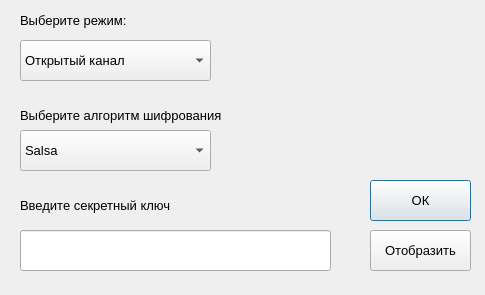
<?xml version="1.0" encoding="UTF-8"?>
<ui version="4.0">
 <class>Settings</class>
 <widget class="QDialog" name="Settings">
  <property name="geometry">
   <rect>
    <x>0</x>
    <y>0</y>
    <width>485</width>
    <height>295</height>
   </rect>
  </property>
  <property name="minimumSize">
   <size>
    <width>485</width>
    <height>295</height>
   </size>
  </property>
  <property name="maximumSize">
   <size>
    <width>485</width>
    <height>295</height>
   </size>
  </property>
  <property name="windowTitle">
   <string>Settings</string>
  </property>
  <widget class="QLabel" name="label_1">
   <property name="geometry">
    <rect>
     <x>20</x>
     <y>10</y>
     <width>151</width>
     <height>21</height>
    </rect>
   </property>
   <property name="font">
    <font>
     <pointsize>10</pointsize>
    </font>
   </property>
   <property name="text">
    <string>Выберите режим:</string>
   </property>
  </widget>
  <widget class="QComboBox" name="comboBox_1">
   <property name="geometry">
    <rect>
     <x>20</x>
     <y>40</y>
     <width>191</width>
     <height>41</height>
    </rect>
   </property>
   <property name="font">
    <font>
     <pointsize>10</pointsize>
    </font>
   </property>
   <item>
    <property name="text">
     <string>Открытый канал</string>
    </property>
   </item>
   <item>
    <property name="text">
     <string>Шифрованный канал</string>
    </property>
   </item>
  </widget>
  <widget class="QLabel" name="label_2">
   <property name="geometry">
    <rect>
     <x>20</x>
     <y>100</y>
     <width>231</width>
     <height>31</height>
    </rect>
   </property>
   <property name="font">
    <font>
     <pointsize>10</pointsize>
    </font>
   </property>
   <property name="text">
    <string>Выберите алгоритм шифрования</string>
   </property>
  </widget>
  <widget class="QComboBox" name="comboBox_2">
   <property name="geometry">
    <rect>
     <x>20</x>
     <y>130</y>
     <width>191</width>
     <height>41</height>
    </rect>
   </property>
   <property name="font">
    <font>
     <pointsize>10</pointsize>
    </font>
   </property>
   <item>
    <property name="text">
     <string>Salsa</string>
    </property>
   </item>
   <item>
    <property name="text">
     <string>Rabbit</string>
    </property>
   </item>
   <item>
    <property name="text">
     <string>HC-128</string>
    </property>
   </item>
   <item>
    <property name="text">
     <string>Sosemanuk</string>
    </property>
   </item>
   <item>
    <property name="text">
     <string>Grain</string>
    </property>
   </item>
   <item>
    <property name="text">
     <string>Mickey</string>
    </property>
   </item>
   <item>
    <property name="text">
     <string>Trivium</string>
    </property>
   </item>
  </widget>
  <widget class="QLabel" name="label_3">
   <property name="geometry">
    <rect>
     <x>20</x>
     <y>190</y>
     <width>231</width>
     <height>31</height>
    </rect>
   </property>
   <property name="font">
    <font>
     <pointsize>10</pointsize>
    </font>
   </property>
   <property name="text">
    <string>Введите секретный ключ</string>
   </property>
  </widget>
  <widget class="QLineEdit" name="lineEdit">
   <property name="geometry">
    <rect>
     <x>20</x>
     <y>230</y>
     <width>311</width>
     <height>41</height>
    </rect>
   </property>
   <property name="maxLength">
    <number>32</number>
   </property>
   <property name="echoMode">
    <enum>QLineEdit::Password</enum>
   </property>
  </widget>
  <widget class="QPushButton" name="pushButton_1">
   <property name="geometry">
    <rect>
     <x>370</x>
     <y>180</y>
     <width>101</width>
     <height>41</height>
    </rect>
   </property>
   <property name="font">
    <font>
     <pointsize>10</pointsize>
    </font>
   </property>
   <property name="text">
    <string>ОК</string>
   </property>
   <property name="default">
    <bool>true</bool>
   </property>
  </widget>
  <widget class="QPushButton" name="pushButton_2">
   <property name="geometry">
    <rect>
     <x>370</x>
     <y>230</y>
     <width>101</width>
     <height>41</height>
    </rect>
   </property>
   <property name="font">
    <font>
     <pointsize>10</pointsize>
    </font>
   </property>
   <property name="text">
    <string>Отобразить</string>
   </property>
  </widget>
 </widget>
 <resources/>
 <connections/>
</ui>
